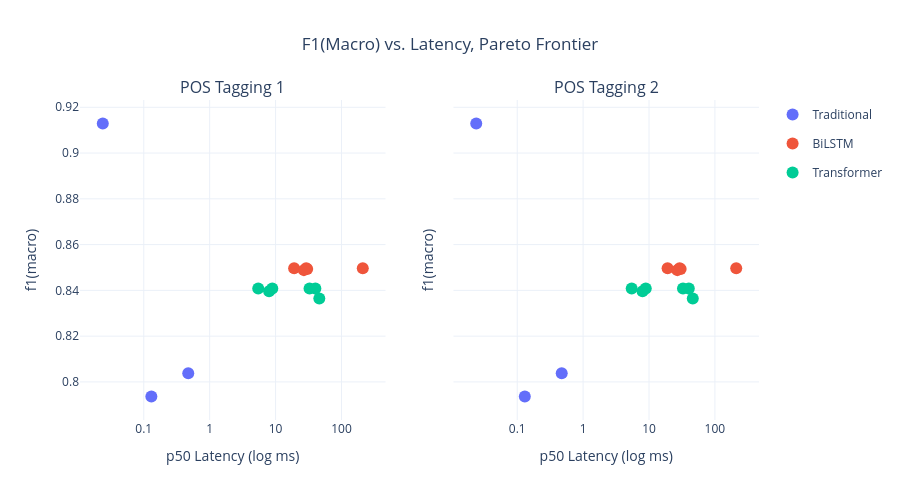

Notebook code for this chart:
### Code cell
fig_pareto_grid = make_subplots(
    rows=1, cols=2, subplot_titles=(task_1_name, task_2_name), shared_yaxes=True
)

for i, df in enumerate([task_1_results, task_2_results]):
    for family in df["family"].unique():
        sub = df[df["family"] == family]
        fig_pareto_grid.add_trace(
            go.Scatter(
                x=sub["p50_latency_ms"],
                y=sub["macro_f1"],
                name=family,
                mode="markers+text",
                textposition="top center",
                marker=dict(size=12, color=color_map[family]),
                legendgroup=family,
                showlegend=(i == 0),
                hovertext=sub["name"],
            ),
            row=1,
            col=i + 1,
        )

fig_pareto_grid.update_layout(
    title_text="F1(Macro) vs. Latency, Pareto Frontier",
    title_x=0.5,
    template="plotly_white",
    height=500,
)
fig_pareto_grid.update_xaxes(title_text="p50 Latency (log ms)", type="log")
fig_pareto_grid.update_yaxes(title_text="f1(macro)")

fig_pareto_grid.show()

### Figure 1 — Plotly figure (JSON) as saved in the notebook; plotly's stock layout.template omitted (floating-point values rounded to 4 significant figures)
{"data": [{"hovertext": ["nltk_hmm", "hmmlearn_hmm", "crf"], "legendgroup": "Traditional", "marker": {"color": "#636EFA", "size": 12}, "mode": "markers+text", "name": "Traditional", "showlegend": true, "textposition": "top center", "type": "scatter", "x": [0.4732, 0.1304, 0.02387], "xaxis": "x", "y": [0.8037, 0.7936, 0.9129], "yaxis": "y"}, {"hovertext": ["bilstm-batch-1", "bilstm-batch-128", "bilstm-batch-128-smart-batching", "dynamic-quantized-bilstm-batch-128", "weight-only-quantized-bilstm-batch-128"], "legendgroup": "BiLSTM", "marker": {"color": "#EF553B", "size": 12}, "mode": "markers+text", "name": "BiLSTM", "showlegend": true, "textposition": "top center", "type": "scatter", "x": [210.5, 29.12, 19.12, 30.16, 26.87], "xaxis": "x", "y": [0.8497, 0.8497, 0.8497, 0.8493, 0.8488], "yaxis": "y"}, {"hovertext": ["transformer-batch-1", "transformer-batch-128", "transformer-batch-128-smart-batching", "dynamic-quantized-transformer-batch-128", "weight-only-quantized-transformer-batch-128", "onnx-transformer-batch-128"], "legendgroup": "Transformer", "marker": {"color": "#00CC96", "size": 12}, "mode": "markers+text", "name": "Transformer", "showlegend": true, "textposition": "top center", "type": "scatter", "x": [40.15, 8.921, 5.457, 46.11, 7.973, 32.77], "xaxis": "x", "y": [0.8408, 0.8408, 0.8408, 0.8365, 0.8396, 0.8408], "yaxis": "y"}, {"hovertext": ["nltk_hmm", "hmmlearn_hmm", "crf"], "legendgroup": "Traditional", "marker": {"color": "#636EFA", "size": 12}, "mode": "markers+text", "name": "Traditional", "showlegend": false, "textposition": "top center", "type": "scatter", "x": [0.4732, 0.1304, 0.02387], "xaxis": "x2", "y": [0.8037, 0.7936, 0.9129], "yaxis": "y2"}, {"hovertext": ["bilstm-batch-1", "bilstm-batch-128", "bilstm-batch-128-smart-batching", "dynamic-quantized-bilstm-batch-128", "weight-only-quantized-bilstm-batch-128"], "legendgroup": "BiLSTM", "marker": {"color": "#EF553B", "size": 12}, "mode": "markers+text", "name": "BiLSTM", "showlegend": false, "textposition": "top center", "type": "scatter", "x": [210.5, 29.12, 19.12, 30.16, 26.87], "xaxis": "x2", "y": [0.8497, 0.8497, 0.8497, 0.8493, 0.8488], "yaxis": "y2"}, {"hovertext": ["transformer-batch-1", "transformer-batch-128", "transformer-batch-128-smart-batching", "dynamic-quantized-transformer-batch-128", "weight-only-quantized-transformer-batch-128", "onnx-transformer-batch-128"], "legendgroup": "Transformer", "marker": {"color": "#00CC96", "size": 12}, "mode": "markers+text", "name": "Transformer", "showlegend": false, "textposition": "top center", "type": "scatter", "x": [40.15, 8.921, 5.457, 46.11, 7.973, 32.77], "xaxis": "x2", "y": [0.8408, 0.8408, 0.8408, 0.8365, 0.8396, 0.8408], "yaxis": "y2"}], "layout": {"annotations": [{"font": {"size": 16}, "showarrow": false, "text": "POS Tagging 1", "x": 0.225, "xanchor": "center", "xref": "paper", "y": 1, "yanchor": "bottom", "yref": "paper"}, {"font": {"size": 16}, "showarrow": false, "text": "POS Tagging 2", "x": 0.775, "xanchor": "center", "xref": "paper", "y": 1, "yanchor": "bottom", "yref": "paper"}], "height": 500, "title": {"text": "F1(Macro) vs. Latency, Pareto Frontier", "x": 0.5}, "xaxis": {"anchor": "y", "domain": [0, 0.45], "title": {"text": "p50 Latency (log ms)"}, "type": "log"}, "xaxis2": {"anchor": "y2", "domain": [0.55, 1], "title": {"text": "p50 Latency (log ms)"}, "type": "log"}, "yaxis": {"anchor": "x", "domain": [0, 1], "title": {"text": "f1(macro)"}}, "yaxis2": {"anchor": "x2", "domain": [0, 1], "matches": "y", "showticklabels": false, "title": {"text": "f1(macro)"}}}}
